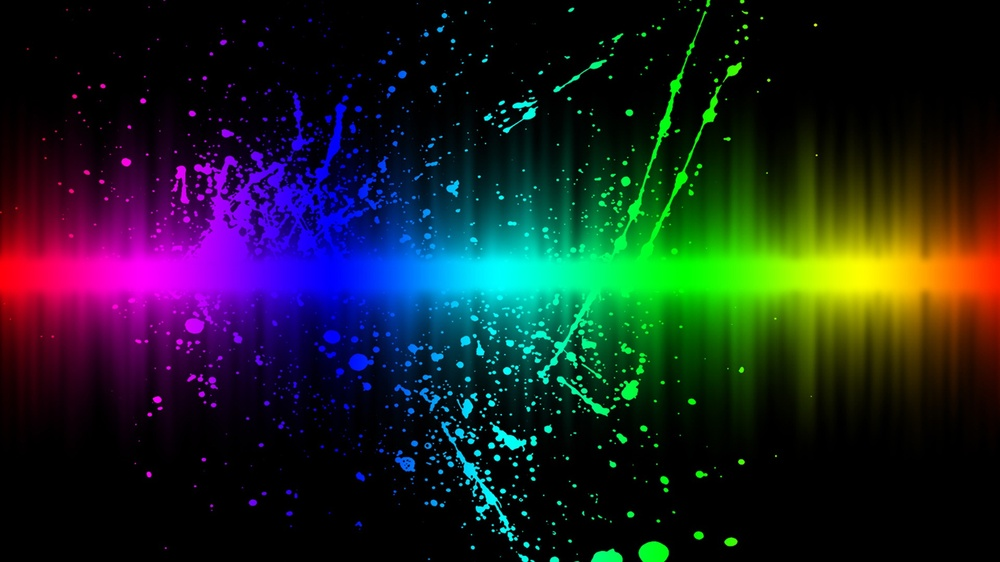
#> input picture Neural_Network/Image_processing/image.jpg, 1000 x 562 px, shrunk from 1920 x 1080 before the run
$ python change_image.py
#> lines starting #> are read from the running program, lines starting #| are printed output that depends on the picture
from PIL import Image, ImageEnhance
import cv2
import numpy as np

brightness_rate = 3.0
contrast_rate = 10.0
color_rate = 0.4
peak = Image.open("image.jpg")
#> peak is the input picture: PIL image 1000x562 RGB; mean R, G, B 26.8, 32.9, 35.1


# Change Brightness
enhancer = ImageEnhance.Brightness(peak)
bright = enhancer.enhance(brightness_rate)
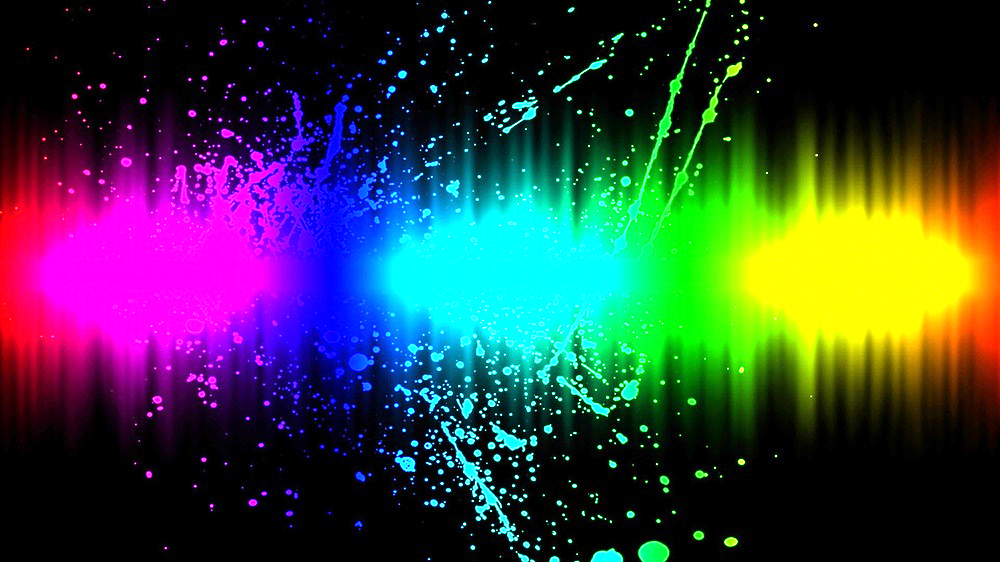
#> bright: PIL image 1000x562 RGB; mean R, G, B 53.8, 60.7, 63.2
bright.save("Brightness.jpg")

# Change contrast
contrast = ImageEnhance.Contrast(peak)
contrast = contrast.enhance(contrast_rate) # set FACTOR > 1 to enhance contrast, < 1 to decrease
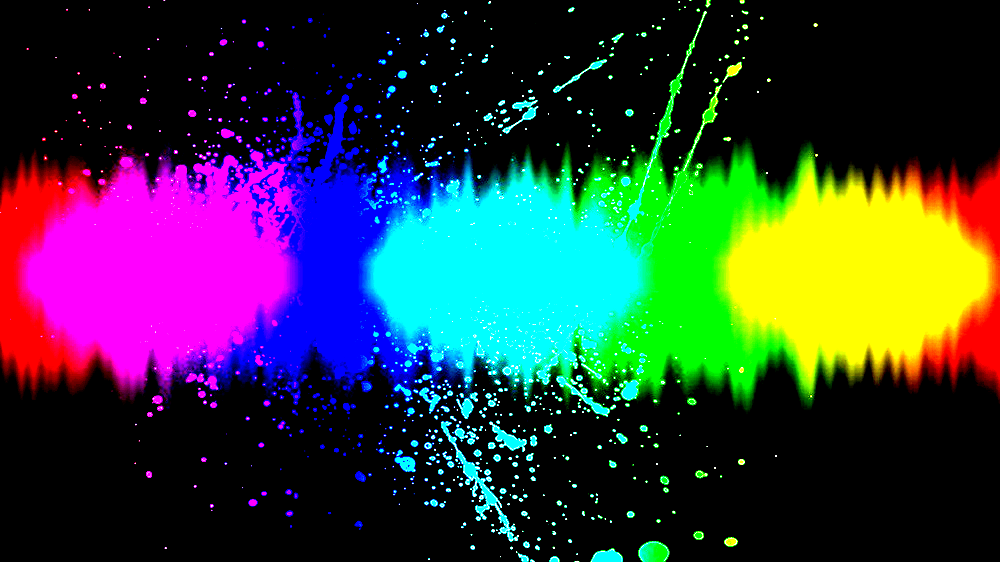
#> contrast: PIL image 1000x562 RGB; mean R, G, B 49.3, 56.7, 59
contrast.save("Contrast.jpg")

#change color
color = ImageEnhance.Color(peak)
color = color.enhance(color_rate)
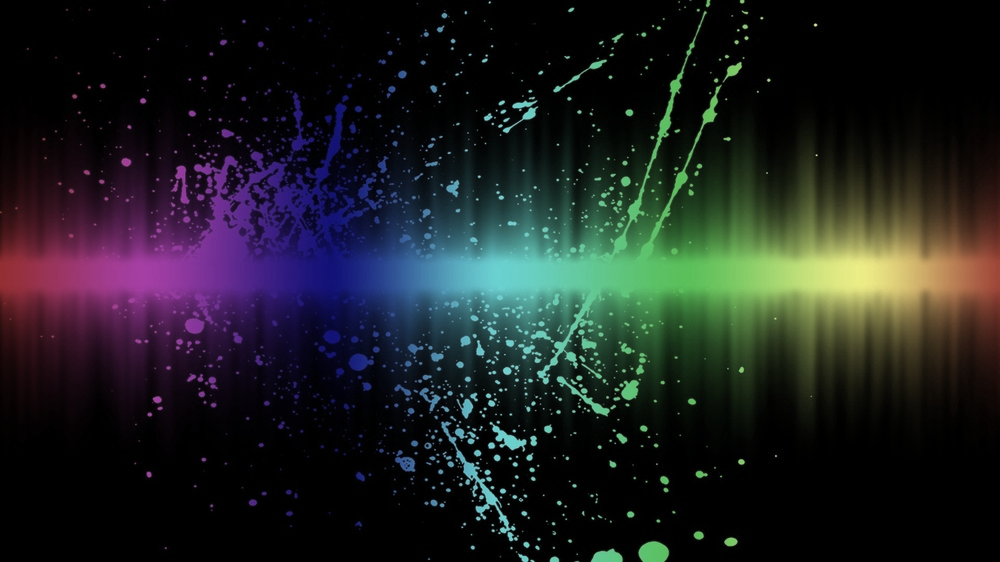
#> color: PIL image 1000x562 RGB; mean R, G, B 29.3, 31.7, 32.6
color.save("color.jpg")
